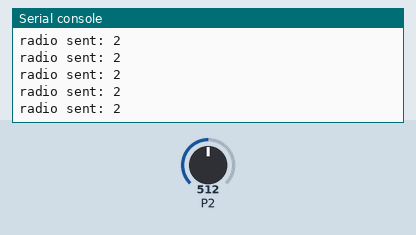
Recording of a program running on a simulated BBC micro:bit (MakeCode). On the bench: the last lines printed to the serial console. Inputs (shaded band) come from the test bench; at power-on: P2 = 512 (analog values on the 0–1023 scale). No radio messages arrive unless stated (any console line starting 'radio sent:' is added by the test bench).

Above: at 1.2 s.
1.3 s: P2 set to 610
At 1.9 s:
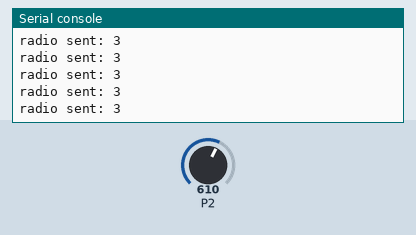
2.8 s: P2 set to 803
At 3.7 s:
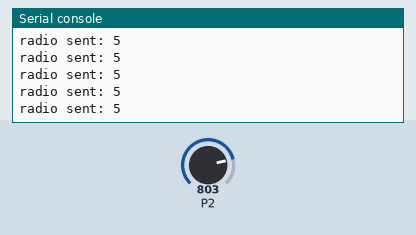
Timing chart, 0 to 5.8 s (numbered marks = the images above; inputs shaded):
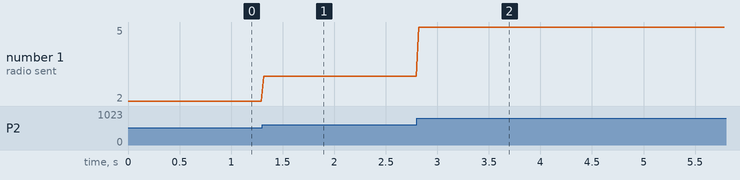

The program:

main.ts
```typescript
function button () {
    buttonVal = pins.analogReadPin(AnalogPin.P2)
    if (buttonVal < 256) {
        buttonVal = 1
    } else if (buttonVal < 597) {
        buttonVal = 2
    } else if (buttonVal < 725) {
        buttonVal = 3
    } else if (buttonVal < 793) {
        buttonVal = 4
    } else if (buttonVal < 836) {
        buttonVal = 5
    } else if (buttonVal < 938) {
        buttonVal = 6
    } else {
        buttonVal = 0
    }
}
let buttonVal = 0
buttonVal = 0
radio.setGroup(1)
/**
 * LED表示を追加すると重くなるので注意
 */
basic.forever(function () {
    button()
    if (buttonVal) {

    } else if (pins.analogReadPin(AnalogPin.P0) < 400) {
        buttonVal = 7
    } else if (pins.analogReadPin(AnalogPin.P0) > 600) {
        buttonVal = 8
    } else if (pins.analogReadPin(AnalogPin.P1) < 400) {
        buttonVal = 9
    } else if (pins.analogReadPin(AnalogPin.P1) > 600) {
        buttonVal = 10
    } else {

    }
    radio.sendNumber(buttonVal)
})
```

test.ts
```typescript
// テストはここに来ます。このパッケージが拡張機能として使用されるときにはコンパイルされません。
```

Measured:
- after the input at 1.3 s, the serial console: prints a new line at once (image 1)
- after the input at 2.8 s, the serial console: prints a new line at once (image 2)
- plotted number 1: 2 → 3 after the input at 1.3 s, 3 → 5 after the input at 2.8 s
